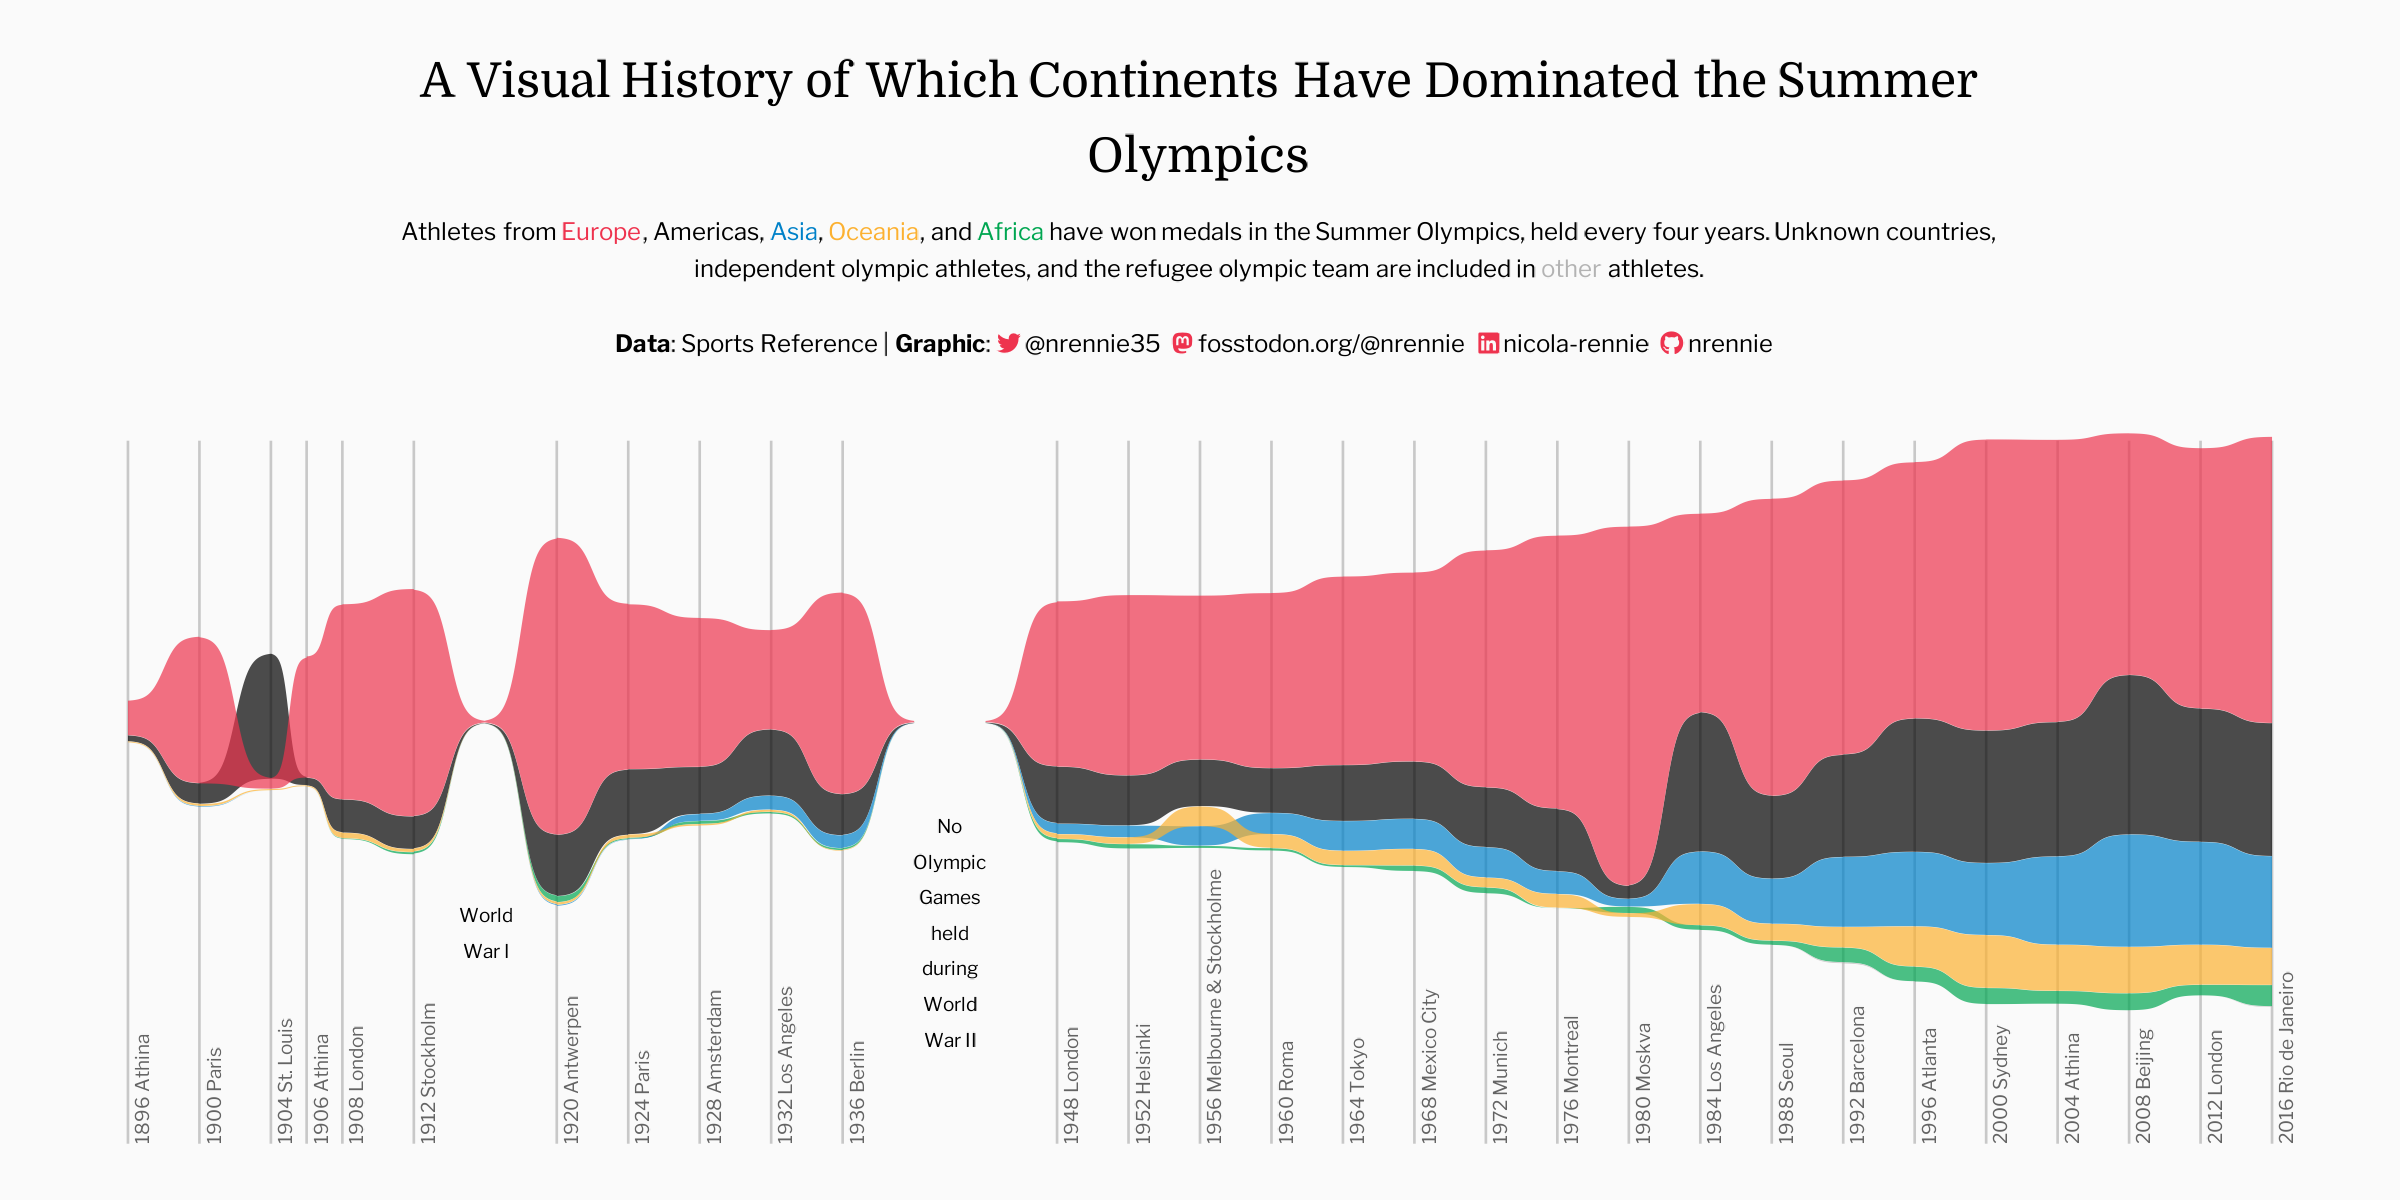

Write R code to recreate this figure.
# Load packages -----------------------------------------------------------

library(tidyverse)
library(showtext)
library(patchwork)
library(camcorder)
library(ggtext)
library(nrBrand)
library(glue)
library(ggsankey)
library(countrycode)


# Load data ---------------------------------------------------------------

olympics <- readr::read_csv("https://raw.githubusercontent.com/rfordatascience/tidytuesday/master/data/2024/2024-08-06/olympics.csv")


# Load fonts --------------------------------------------------------------

font_add_google("Libre Franklin", "libre")
font_add_google("Domine", "domine")
showtext_auto()


# Define colours and fonts-------------------------------------------------

bg_col <- "#fafafa"
text_col <- "black"
col_palette <- c("#ee334e", "#000000", "#0081c8", "#fcb131", "#00a651", "grey70")
highlight_col <- col_palette[1]

body_font <- "libre"
title_font <- "domine"


# Data wrangling ----------------------------------------------------------

cities <- olympics |>
  filter(season == "Summer") |>
  select(year, city) |>
  distinct() |>
  arrange(year) |>
  filter(
    !(year == 1956 & city == "Stockholm")
  ) |>
  mutate(
    city = if_else(
      year == 1956, "Melbourne & Stockholme", city
    )
  )

regions <- olympics |>
  select(noc) |>
  distinct() |>
  arrange(noc) |>
  mutate(
    country = countrycode(noc, origin = "ioc", destination = "country.name"),
    continent = countrycode(noc, origin = "ioc", destination = "continent")
  ) |>
  mutate(
    continent = case_when(
      noc == "AHO" ~ "Americas", # Netherlands Antilles
      noc == "ANZ" ~ "Oceania", # Australasia
      noc == "BOH" ~ "Europe", # Bohemia
      noc == "CRT" ~ "Europe", # Crete
      noc == "EUN" ~ "Europe", # United Team of Germany
      noc == "FRG" ~ "Europe", # West Germany
      noc == "GDR" ~ "Europe", # East Germany
      noc == "IOA" ~ "other", # Independent Olympic Athletes
      noc == "KOS" ~ "Europe", # Kosovo
      noc == "LIB" ~ "Asia", # Lebanon
      noc == "MAL" ~ "Asia", # Malaysia
      noc == "NBO" ~ "Asia", # North Borneo
      noc == "NFL" ~ "Americas", # Newfoundland
      noc == "RHO" ~ "Africa", # Rhodesia
      noc == "ROT" ~ "other", # Refugee Olympic Team
      noc == "SAA" ~ "Europe", # Saar
      noc == "SCG" ~ "Europe", # Serbia & Montenegro
      noc == "TCH" ~ "Europe", # Czechoslovakia
      noc == "UAR" ~ "Africa", # United Arab Republic
      noc == "UNK" ~ "other", # Unknown
      noc == "URS" ~ "Europe", # Soviet Union
      noc == "VNM" ~ "Asia", # South Vietnam
      noc == "WIF" ~ "Americas", # West Indies Federation
      noc == "YAR" ~ "Asia", # North Yemen
      noc == "YMD" ~ "Asia", # South Yemen
      noc == "YUG" ~ "Europe", # Yugoslavia
      TRUE ~ continent
    )
  )

plot_data <- olympics |>
  filter(season == "Summer") |>
  drop_na(medal) |>
  left_join(regions, by = "noc") |>
  count(continent, year) |>
  tibble::add_row(continent = "Africa", year = 1916, n = 0) |>
  tibble::add_row(continent = "Africa", year = 1940, n = 0) |>
  tibble::add_row(continent = "Africa", year = 1944, n = 0) |>
  complete(continent, year, fill = list(n = 0))

continent_levels <- plot_data |>
  group_by(continent) |>
  summarise(n = sum(n)) |>
  arrange(desc(n)) |>
  pull(continent)

plot_data$continent <- factor(plot_data$continent, levels = rev(continent_levels))
names(col_palette) <- continent_levels

# Start recording ---------------------------------------------------------

gg_record(
  dir = file.path("2024", "2024-08-05", "recording"),
  device = "png",
  width = 8,
  height = 4,
  units = "in",
  dpi = 300
)


# Define text -------------------------------------------------------------

social <- nrBrand::social_caption(
  bg_colour = bg_col,
  icon_colour = highlight_col,
  font_colour = text_col,
  font_family = body_font
)
title <- "A Visual History of Which Continents Have Dominated the Summer Olympics"
st <- glue("Athletes from 
           <span style='color:{col_palette[[1]]}'>{names(col_palette)[[1]]}</span>, 
  <span style='color:{col_palette[[2]]}'>{names(col_palette)[[2]]}</span>,
  <span style='color:{col_palette[[3]]}'>{names(col_palette)[[3]]}</span>,
  <span style='color:{col_palette[[4]]}'>{names(col_palette)[[4]]}</span>, and 
  <span style='color:{col_palette[[5]]}'>{names(col_palette)[[5]]}</span> have won medals in the 
           Summer Olympics, held every four years. Unknown countries, independent olympic athletes, and the refugee olympic team are included in <span style='color:{col_palette[[6]]}'>{names(col_palette)[[6]]}</span> athletes.")
cap <- paste0(
  st, 
  "<br><br>**Data**: Sports Reference | **Graphic**: ", social
)


# Plot --------------------------------------------------------------------

ggplot(
  data = plot_data,
  mapping = aes(
    x = year,
    value = n,
    node = factor(continent, levels = rev(continent_levels)),
    next_node = factor(continent, levels = rev(continent_levels)),
    fill = factor(continent, levels = rev(continent_levels))
  )
) +
  geom_segment(
    data = cities,
    mapping = aes(
      x = year, xend = year,
      y = 1000, yend = -1500
    ),
    inherit.aes = FALSE,
    colour = alpha(text_col, 0.2),
    linewidth = 0.3
  ) +
  geom_text(
    data = cities,
    mapping = aes(
      x = year, y = -1500,
      label = paste(year, city)
    ),
    inherit.aes = FALSE,
    colour = alpha(text_col, 0.6),
    family = body_font,
    size = 5,
    hjust = 0,
    vjust = 1.5,
    angle = 90
  ) +
  annotate(
    "text",
    x = 1942, y = -750,
    label = str_wrap("No Olympic Games held during World War II", 8),
    colour = text_col,
    family = body_font,
    size = 5,
    lineheight = 0.5
  ) +
  annotate(
    "text",
    x = 1916, y = -750,
    label = str_wrap("World War I", 8),
    colour = text_col,
    family = body_font,
    size = 5,
    lineheight = 0.5
  ) +
  geom_sankey_bump(
    space = 1,
    color = "transparent",
    smooth = 5,
    alpha = 0.7
  ) +
  scale_fill_manual(
    values = rev(col_palette)
  ) +
  labs(
    title = title,
    subtitle = cap
  ) +
  theme_void(base_size = 18, base_family = body_font) +
  theme(
    legend.position = "none",
    plot.margin = margin(5, 5, 5, 5),
    plot.background = element_rect(fill = bg_col, colour = bg_col),
    panel.background = element_rect(fill = bg_col, colour = bg_col),
    plot.title = element_textbox_simple(
      colour = text_col,
      hjust = 0.5,
      halign = 0.5,
      margin = margin(b = 10, t = 10),
      lineheight = 0.5,
      size = rel(2),
      family = title_font,
      maxwidth = 0.7
    ),
    plot.subtitle = element_textbox_simple(
      colour = text_col,
      hjust = 0.5,
      halign = 0.5,
      margin = margin(b = 10, t = 0),
      lineheight = 0.5,
      family = body_font,
      maxwidth = 0.7
    )
  )


# Save gif ----------------------------------------------------------------

gg_playback(
  name = file.path("2024", "2024-08-06", paste0("20240806", ".gif")),
  first_image_duration = 4,
  last_image_duration = 20,
  frame_duration = .25,
  background = bg_col
)
